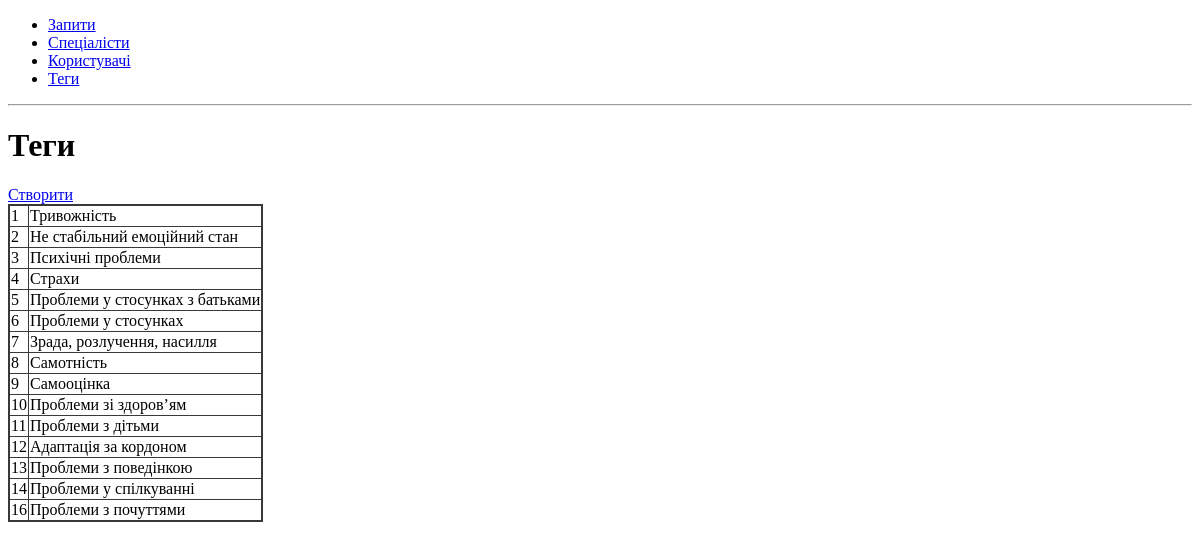
The page /tags/ on the database as committed earlier.
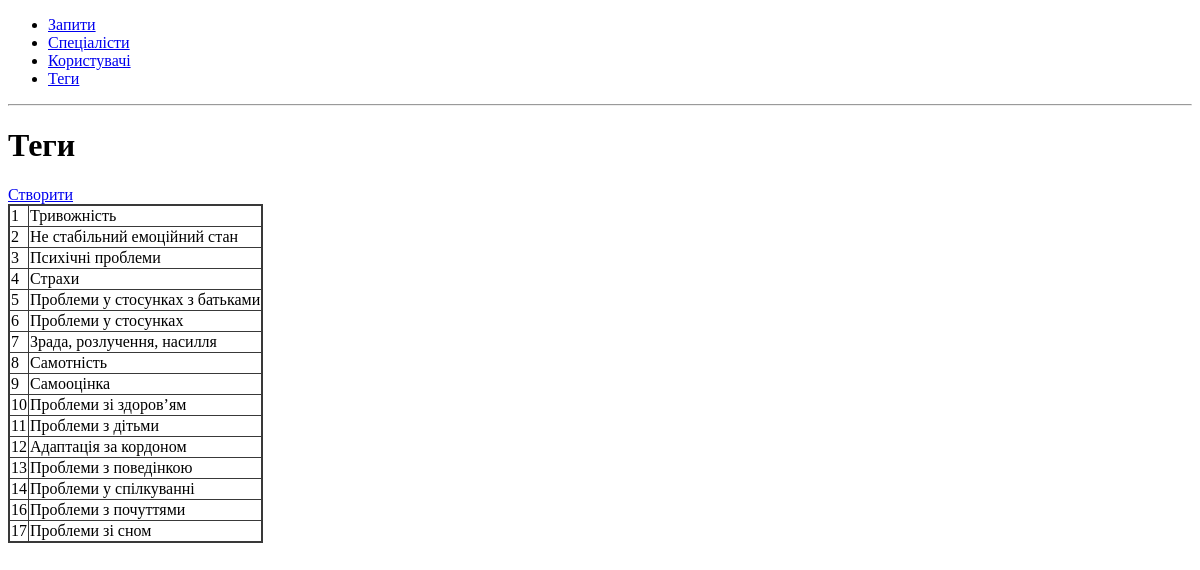
The same page on the database as committed later.
### app/tags/models.py (models this page shows, shortened)
class Tag(db.Model):
    __tablename__ = "tag"
    id = db.Column(db.Integer, primary_key=True)
    name = db.Column(db.String(255), unique=True, nullable=False)
    specialists = db.relationship("Specialist", secondary="specialist_tag", back_populates="tags")

### app/tags/routes.py (the view)
@bp.route('/', methods=['GET', 'POST'])
def tags():
    return render_template('tags.html', tags=Tag.query.all())

### app/tags/templates/tags.html
{% extends 'base.html' %}
{% block content %}
<h1>Теги</h1>
<a href="{{ url_for('tags.new') }}">Створити</a>
{% include 'tags_table.html' %}
{% endblock %}

### app/templates/base.html (shortened to what this page needs)
<!DOCTYPE html>
<html lang="en">
<head>
    <link rel="stylesheet" href="{{ url_for('static', filename='style.css') }}">
</head>
<body>
    <nav>
        <ul>
            <li><a href="{{ url_for('requests.requests') }}">Запити</a></li>
            <li><a href="{{ url_for('specialists.specialists') }}">Спеціалісти</a></li>
            <li><a href="{{ url_for('users.users') }}">Користувачі</a></li>
            <li><a href="{{ url_for('tags.tags') }}">Теги</a></li>
        </ul>
    </nav>
    <hr>
    <div class="content">
        {% block content %} {% endblock %}
    </div>
</body>
</html>

### app/tags/templates/tags_table.html
<table id="tags">
    {% for tag in tags %}
    <tr>
        <td>{{ tag.id }}</td>
        <td>{{ tag.name }}</td>
    </tr>
    {% endfor %}
</table>

### app/static/style.css (style rules this page uses)
table { border: 2px solid #393939; border-collapse: collapse; }
th, td { border: 0.5px solid #393939; }

Rows that differ between the two databases and show on the page:
added Tag: id "17", name "Проблеми зі сном"
